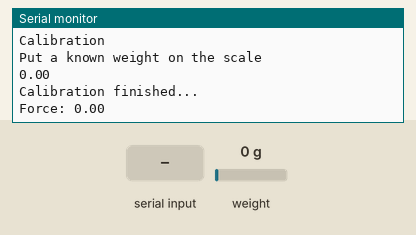
Recording of a sketch running on a simulated Arduino Uno, built with avr-gcc and run on an emulated ATmega328P. Shown: the last lines printed to the serial monitor. The test bench sets the inputs (shaded band); at power-on: weight on the scale 0 g.

Above: at 14.2 s.
14.3 s: "RESET\n" received over Serial
At 16.4 s:
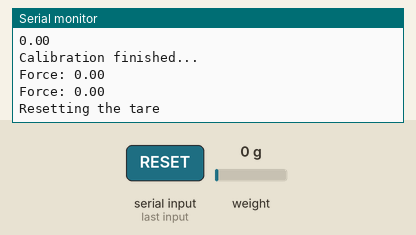
18.2 s: weight on the scale set to 100 g
At 18.7 s:
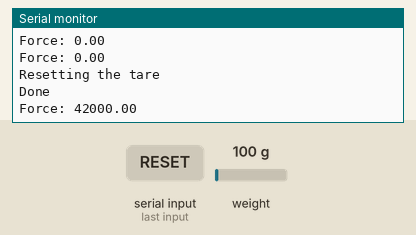
19.7 s: weight on the scale set to 1250 g
At 21.3 s:
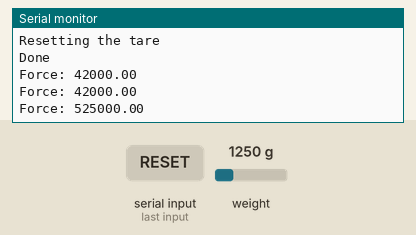
Timing chart, 0 to 22.8 s (numbered marks = the images above; inputs shaded):
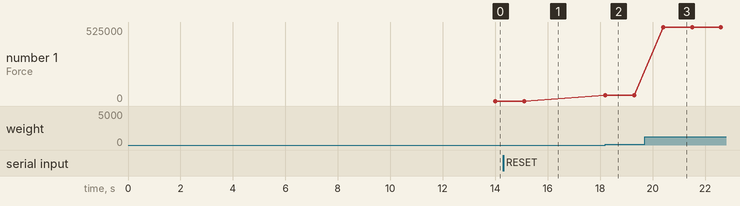

Measured:
- after the input at 14.3 s, the serial monitor: prints a new line after 0.90 s (image 1)
- after the input at 18.2 s, the serial monitor: prints a new line at once (image 2)
- after the input at 19.7 s, the serial monitor: prints a new line after 0.71 s (image 3)
- plotted number 1: 0 → 42000 after the input at 18.2 s, 42000 → 525000 after the input at 19.7 s

The sketch:

Test_TAL_220_joyit.ino
```cpp
#include "HX711.h"
// HX711 circuit wiring
const int LOADCELL_DOUT_PIN = 4;
const int LOADCELL_SCK_PIN = 5;
const int Calibration_Weight = 200;
HX711 scale;
void setup() {
 Serial.begin(9600);
 scale.begin(LOADCELL_DOUT_PIN, LOADCELL_SCK_PIN);
 scale.set_scale();
 delay(1000);
 scale.tare();


 Serial.println("Calibration");
 Serial.println("Put a known weight on the scale");
 delay(5000);
 float x = scale.get_units(10);
 x = x / Calibration_Weight;
 scale.set_scale(x);
 Serial.println(x);
 Serial.println("Calibration finished...");
 delay(5000);

 }
void loop() {
  if (Serial.available() > 0)
  {
    // look for a command
    String cmd = Serial.readStringUntil('\n');
    cmd.trim();
    if (cmd.equalsIgnoreCase("RESET"))
    {
      Serial.println("Resetting the tare");
      scale.tare(20);
      Serial.println("Done");
    }
  }

 if (scale.is_ready()) {
 float reading = scale.get_units(10);
 Serial.print("Force: ");
 Serial.println(reading);
 } else {
 Serial.println("HX711 not found.");
 }
 delay(100);
}
```
